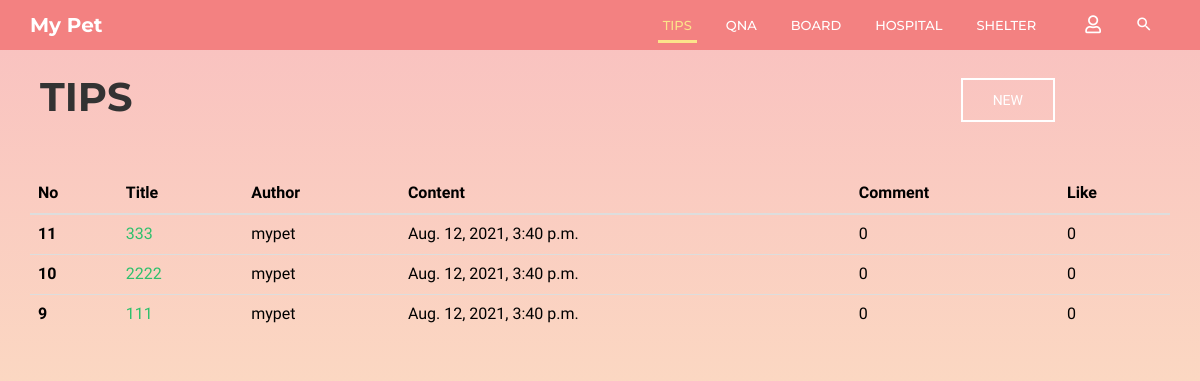
The app's page /community/tips/ with its own data.
### community/models.py (models this page shows, shortened)
class Tips(models.Model):
    b_title = models.CharField(max_length=30)
    b_author = models.CharField(max_length=10)
    b_content = models.CharField(max_length=2000)
    b_date = models.DateTimeField(auto_now=True)
    b_comment_count = models.IntegerField(default=0)
    b_like_count = models.IntegerField(default=0)
    b_photo = models.ImageField(blank=True, null=True, default='../media/noimage.jpg')

### community/views.py (the view)
# urls.py: path('tips/', views.tips, name='tips'),
def tips(request):
    posts = Tips.objects.all().order_by('-id')
    return render(request, 'community/tips.html', {'posts': posts})

### community/templates/community/tips.html (shortened to what this page needs)
{% extends 'base.html' %}
{% block html_body %}
    <link rel="stylesheet" href="/static/css/pages/header.css">
    <link rel="stylesheet" href="/static/css/pages/board.css">
    <header id="column-header">
        <div id="nino-headerInner">
            <nav id="nino-navbar" class="navbar navbar-default" role="navigation">
                <div class="container">
                    <div class="navbar-header">
                        <a class="navbar-brand" href="{% url 'home' %}">My Pet</a>
                    </div>
                    <div class="nino-menuItem pull-right">
                        <div class="collapse navbar-collapse pull-left" id="nino-navbar-collapse">
                            <ul class="nav navbar-nav">
                                <li class="active"><a href="#" onclick="testa('{% url 'community:tips' %}')">Tips</a></li>
                                <li><a href="#" onclick="testa('{% url 'community:qna' %}')">QnA</a></li>
                                <li><a href="#" onclick="testa('{% url 'community:board' %}')">Board</a></li>
                                <li><a href="#" onclick="testa('{% url 'community:hospital' %}')">Hospital</a></li>
                                <li><a href="#" onclick="testa('{% url 'community:shelter' %}')">Shelter</a></li>
                            </ul>
                        </div>
                        <ul class="nino-iconsGroup nav navbar-nav">
                            {% if user.is_authenticated %}
                                <li><a href="#" onclick="testa('{% url 'community:logout' %}')"><i
                                        class="mdi fas fa-user-slash nino-icon"></i></a></li>
                            {% else %}
                                <li><a href="#" onclick="testa('{% url 'community:login' %}')"><i
                                        class="mdi far fa-user nino-icon"></i></a></li>
                            {% endif %}
                            <li><a href="#" class="nino-search"><i class="mdi mdi-magnify nino-icon"></i></a></li>
                        </ul>
                    </div>
                </div>
            </nav>
        </div>
    </header>
    <div class="container board-header">
        <div class="board-title">
            <h1 class="title-h1">TIPS</h1>
        </div>
        <div class="board-post-btn">
            <a href="{% url 'community:tips_create' %}" class="nino-btn nino-post-btn">NEW</a>
        </div>
    </div>
    <div class="container">
        <div class="tips-page tips-table">
            <table class="table table-hover">
                <thead class="thead-dark">
                <tr>
                    <th scope="col">No</th>
                    <th scope="col">Title</th>
                    <th scope="col">Author</th>
                    <th scope="col">Content</th>
                    <th scope="col">Comment</th>
                    <th scope="col">Like</th>
                </tr>
                </thead>
                <tbody>
                {% for post in posts %}
                    <tr>
                        <th scope="row">{{ post.id }}</th>
                        <td><a href="/community/{{ post.id }}/tips_detail/">{{ post.b_title }}</a></td>
                        <td>{{ post.b_author }}</td>
                        <td>{{ post.b_date }}</td>
                        <td>{{ post.b_comment_count }}</td>
                        <td>{{ post.b_like_count }}</td>
                    </tr>
                {% endfor %}
                </tbody>
            </table>
        </div>
    </div>
{% endblock %}

### templates/base.html (shortened to what this page needs)
<!DOCTYPE html>
<html lang="en">
<head>
	<link rel="stylesheet" type="text/css" href="/static/css/bootstrap.min.css" />
	<link rel="stylesheet" type="text/css" href="/static/css/materialdesignicons.min.css" />
	<link rel="stylesheet" type="text/css" href="/static/css/jquery.mCustomScrollbar.min.css" />
	<link rel="stylesheet" type="text/css" href="/static/css/prettyPhoto.css" />
	<link rel="stylesheet" type="text/css" href="/static/css/unslider.css" />
	<link rel="stylesheet" type="text/css" href="/static/css/pages/index.css" />
    <link rel="stylesheet" href="https://cdn.jsdelivr.net/gh/FortAwesome/Font-Awesome@5.14.0/css/all.min.css">
</head>
<body>
    {% block html_body %}
    {% endblock %}
</body>
</html>

### static/css/pages/index.css (style rules this page uses)
html, body { line-height: 1.7; margin: 0; padding: 0; }
body { color: #999; font-size: 13px; font-weight: 400; overflow-x: hidden; position: relative; font-family: "Roboto", sans-serif; }
article, aside, details, figcaption, figure, footer, header, hgroup, menu, nav, section, main { display: block; }
a { text-decoration: none; outline: none; color: #2ec06c; -webkit-transition: all 0.3s ease-in-out; -moz-transition: all 0.3s ease-in-out; -o-transition: all 0.3s ease-in-out; -ms-transition: all 0.3s ease-in-out; transition: all 0.3s ease-in-out; }
h1, h2, h3, h4, h5, h6 { margin: 5px 0 10px; color: #333; text-transform: uppercase; font-family: "Montserrat", sans-serif; }
h1, h2 { font-weight: 300; }
h1 { font-size: 2.2em; }
ul, ul li, ol, ol li, p, form, input { margin: 0; padding: 0; }
ul, ul li { list-style: none; }
.container { position: relative; }
.nino-btn { display: inline-block; color: black; text-transform: uppercase; padding: 13px 30px; text-align: center; border: 2px solid black; font-size: 14px; line-height: 100%; }
#nino-headerInner { position: relative; z-index: 5; }
#nino-navbar { background: none; border: none; border-radius: 0; }
#nino-navbar .navbar-brand { color: #fff; font-weight: 700; font-size: 20px; }
#nino-navbar .navbar-nav > li > a { color: #fff; font-weight: 500; text-transform: uppercase; border-bottom: 3px solid transparent; padding: 15px 5px 5px; margin: 0 12px; }
#nino-navbar .navbar-nav > li > a:hover, #nino-navbar .navbar-nav > .active > a, #nino-navbar .navbar-nav > .active > a:hover { color: #fce38a; border-color: #fce38a; background: none; }
#nino-navbar .nino-menuItem { float: right; }
#nino-navbar .nino-iconsGroup li a { border: none; font-size: 18px; }

### static/css/pages/header.css (style rules this page uses)
#column-header { position: relative; font-family: "Montserrat", sans-serif; background: rgba(243, 129, 129, 0.9); }
#column-header:after { content: ""; position: absolute; left: 0; top: 0; width: 100%; height: 100%; background: rgba(243, 129, 129, 0.9); }
#nino-headerInner { position: relative; z-index: 5; }

### static/css/pages/board.css (style rules this page uses)
body { height: 100vh; font-family: 'Prompt', sans-serif; background: linear-gradient( to bottom, rgba(243, 129, 129, 0.5), rgba(252, 227, 138, 0.5) ); }
.board-header { display: flex; align-items: center; margin-top: 15px; }
.board-title { position: relative; margin-left: 10px; }
.board-post-btn { position: absolute; right: 130px; }
.title-h1 { font-weight: 700; font-size: 40px; }
.tips-table { width: 100%; margin-top: 45px; }
th, td { color: black; font-size: 16px; }
.nino-post-btn { display: inline-block; color: white; text-transform: uppercase; padding: 13px 30px; text-align: center; border: 2px solid white; font-size: 14px; line-height: 100%; }

### records on screen
Tips: id "11", b_title "333", b_author "mypet", b_date "Aug. 12, 2021, 3:40 p.m.", b_comment_count "0", b_like_count "0"
Tips: id "10", b_title "2222", b_author "mypet", b_date "Aug. 12, 2021, 3:40 p.m.", b_comment_count "0", b_like_count "0"
Tips: id "9", b_title "111", b_author "mypet", b_date "Aug. 12, 2021, 3:40 p.m.", b_comment_count "0", b_like_count "0"
